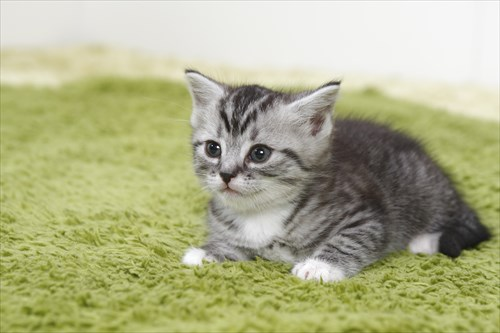
%> input picture image/little_cat.jpg, 500 x 333 px
$ octave kadai04.m   (GNU Octave 9; MATLAB toolbox functions it lacks are replaced by stand-ins)
%> lines starting %> are read from the running program, lines starting %| are printed output that depends on the picture
% 課題４　画像のヒストグラム

% 画素の濃度ヒストグラムを生成せよ．

clear; % 変数のオールクリア

ORG=imread('little_cat.jpg'); % 原画像の入力
%> ORG is the input picture: size 333x500x3 uint8; mean R, G, B 175.2, 176.7, 137

ORG=rgb2gray(ORG); % カラー画像を白黒濃淡画像へ変換
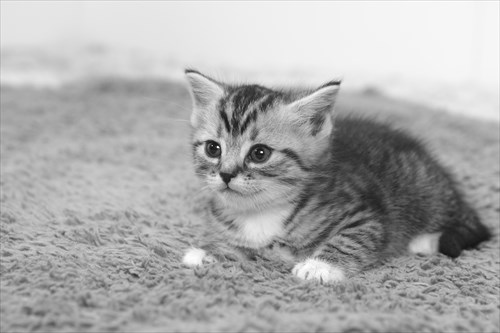
%> ORG: size 333x500 uint8; min 13, max 255, mean 171.7

imagesc(ORG); colormap(gray); colorbar;

pause;

imhist(ORG); % ヒストグラムの表示
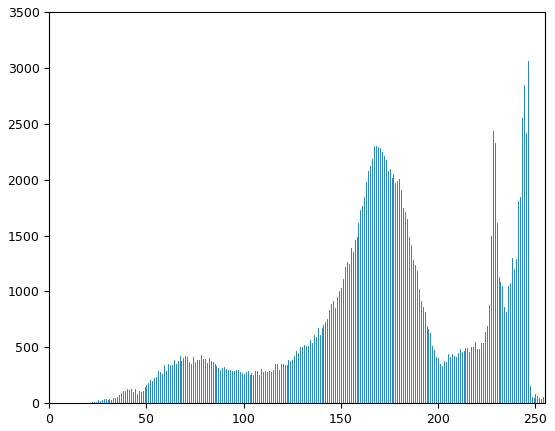
%> figure redrawn from the program's plot data; highest point at x = 246, y = 3061

pause;

ORG=imread('little_cat_閾値200.jpg'); % 原画像の入力
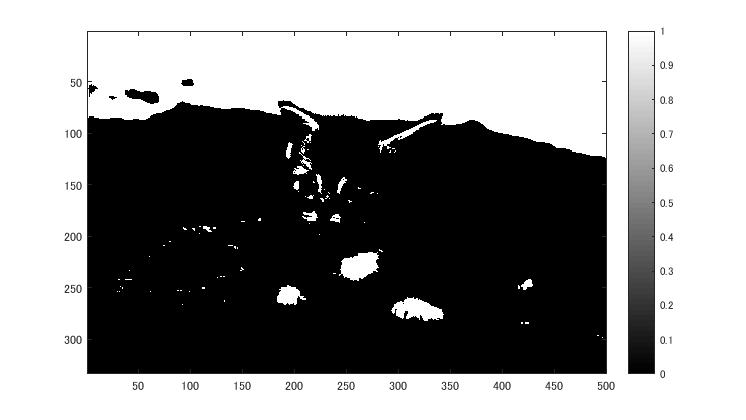
%> input picture image/課題3画像/little_cat_閾値200.jpg, 746 x 420 px
%> ORG is the input picture: size 420x746x3 uint8; min 0, max 255, mean 145.2

imagesc(ORG);

pause;

imhist(ORG); % ヒストグラムの表示
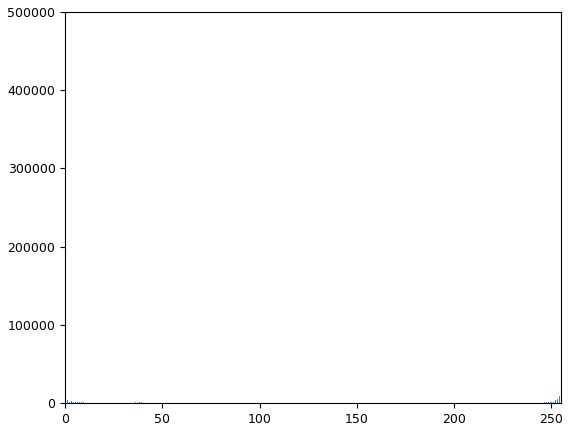
%> figure redrawn from the program's plot data; highest point at x = 255, y = 485304
